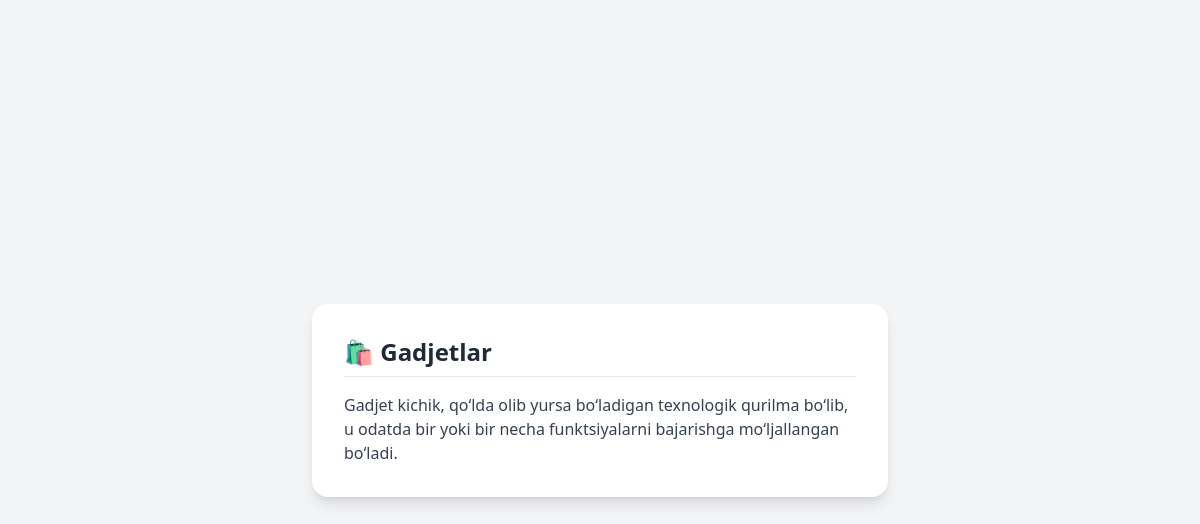
Page /category/7/ on the committed database.
### products/models.py (models this page shows, shortened)
class Category(models.Model):
    name = models.CharField(max_length=50)
    description = models.TextField()

### products/views.py (the view)
# urls.py: path('category/<int:pk>/', CategoryDetailView.as_view(), name='category_detail'),
class CategoryDetailView(DetailView):
    model = Category
    template_name = 'products/category_detail.html'

### templates/products/category_detail.html (shortened to what this page needs)
<!DOCTYPE html>
<html lang="uz">
<head>
    <script src="https://cdn.tailwindcss.com"></script>
</head>
<body class="bg-gray-100 min-h-screen flex items-center justify-center px-4">
    <div class="bg-white rounded-2xl shadow-lg max-w-xl w-full p-8 space-y-4">
        <h1 class="text-2xl font-bold text-gray-800 border-b pb-2">
            🛍️ {{ object.name }}
        </h1>
        {% if object.description %}
            <div class="mt-2">
                <p class="text-gray-700">{{ object.description }}</p>
            </div>
        {% endif %}
    </div>
</body>
</html>

### rows in the picture
Category: name "Gadjetlar", description "Gadjet kichik, qo‘lda olib yursa bo‘ladigan texnologik qurilma bo‘lib, u odatda bir yoki bir necha funktsiyalarni bajarishga mo‘ljallangan bo‘ladi."
